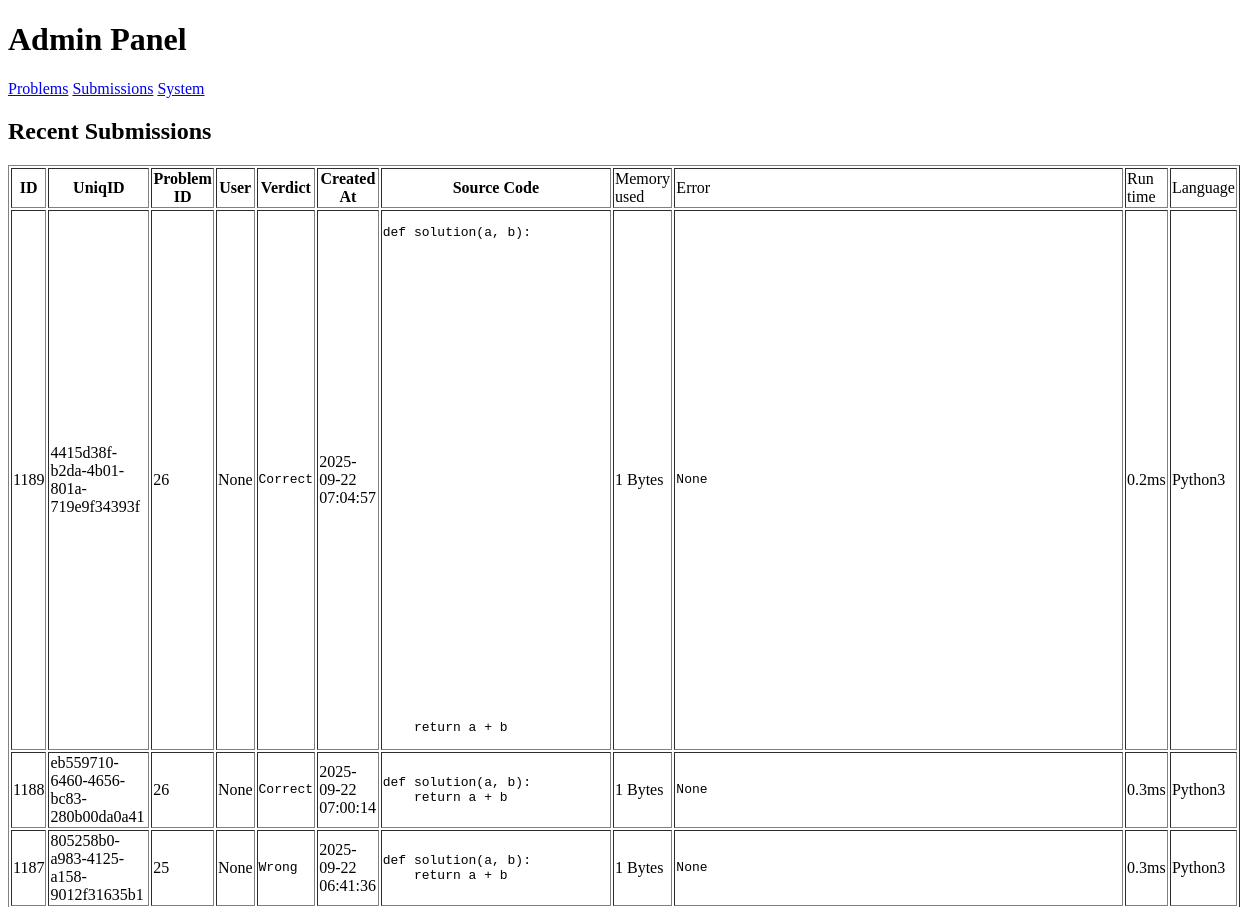
/admin/submissions (upper part), run on an earlier commit of the app's database.
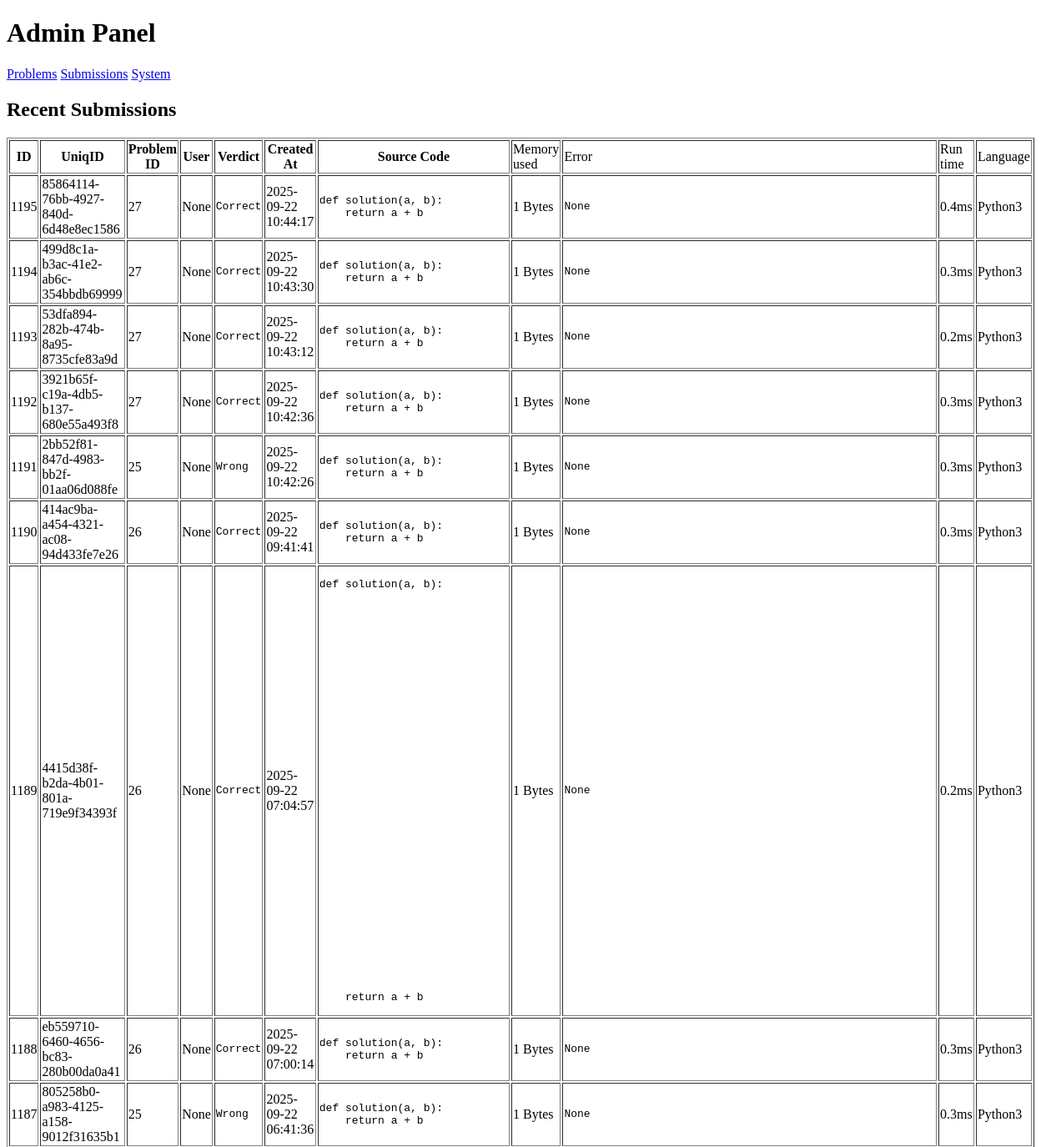
And on a later commit of the database.
### tables this page shows
CREATE TABLE submissions (subID INTEGER PRIMARY KEY AUTOINCREMENT, code TEXT NOT NULL, runtime FLOAT, memory INT, subTime TIMESTAMP DEFAULT CURRENT_TIMESTAMP, status VARCHAR(50) DEFAULT "Pending", problem_id INT NOT NULL REFERENCES problems(problem_id) ON DELETE CASCADE, language VARCHAR(50) DEFAULT "Python3", userID DEFAULT NULL, UniqID varchar(45), error TEXT default None);

### run.py (the view)
@app.route('/admin/submissions')
def adminSubmissions():
    conn = get_db_connection()
    submissions = conn.execute('SELECT * FROM submissions ORDER BY subTime DESC').fetchall()
    conn.close()
    submissions = [dict(row) for row in submissions]
    return render_template('admin/adminSub.html', submissions=submissions)

### run.py (called while the page is built)
def get_db_connection():
    conn = sqlite3.connect(DB_PATH)
    conn.row_factory = sqlite3.Row
    return conn

### templates/admin/adminSub.html (shortened to what this page needs)
{% extends "admin/admin.html" %}
{% block content %}
<h2>Recent Submissions</h2>
<table border="1">
    <tr>
        <th>ID</th>
        <th>UniqID</th>
        <th>Problem ID</th>
        <th>User</th>
        <th>Verdict</th>
        <th>Created At</th>
        <th>Source Code</th>
        <td>Memory used</td>
        <td>Error</td>
        <td>Run time</td>
        <td>Language</td>
    </tr>
    {% for s in submissions %}
    <tr>
        <td>{{ s.subID }}</td>
        <td>{{ s.UniqID }}</td>
        <td>{{ s.problem_id }}</td>
        <td>{{ s.userID }}</td>
        <td>
            <pre>{{ s.status }}</pre>
        </td>
        <td>{{ s.subTime }}</td>
        <td>
            <pre>{{ s.code }}</pre>
        </td>
        <td>{{ s.memory }} Bytes</td>
        <td>
            <pre>{{ s.error }} </pre>
        </td>
        <td>{{ s.runtime }}ms</td>
        <td>{{ s.language }}</td>
    </tr>
    {% endfor %}
</table>
{% endblock %}

What changed in the data, as far as the page shows it:
added submissions: subID "1195", UniqID "85864114-76bb-4927-840d-6d48e8ec1586", problem_id "27", userID "None", status "Correct", subTime "2025-09-22 10:44:17", code "def solution(a, b): return a + b", memory "1", error "None", runtime "0.4", language "Python3"
added submissions: subID "1194", UniqID "499d8c1a-b3ac-41e2-ab6c-354bbdb69999", problem_id "27", userID "None", status "Correct", subTime "2025-09-22 10:43:30", code "def solution(a, b): return a + b", memory "1", error "None", runtime "0.3", language "Python3"
added submissions: subID "1193", UniqID "53dfa894-282b-474b-8a95-8735cfe83a9d", problem_id "27", userID "None", status "Correct", subTime "2025-09-22 10:43:12", code "def solution(a, b): return a + b", memory "1", error "None", runtime "0.2", language "Python3"
added submissions: subID "1192", UniqID "3921b65f-c19a-4db5-b137-680e55a493f8", problem_id "27", userID "None", status "Correct", subTime "2025-09-22 10:42:36", code "def solution(a, b): return a + b", memory "1", error "None", runtime "0.3", language "Python3"
added submissions: subID "1191", UniqID "2bb52f81-847d-4983-bb2f-01aa06d088fe", problem_id "25", userID "None", status "Wrong", subTime "2025-09-22 10:42:26", code "def solution(a, b): return a + b", memory "1", error "None", runtime "0.3", language "Python3"
added submissions: subID "1190", UniqID "414ac9ba-a454-4321-ac08-94d433fe7e26", problem_id "26", userID "None", status "Correct", subTime "2025-09-22 09:41:41", code "def solution(a, b): return a + b", memory "1", error "None", runtime "0.3", language "Python3"
